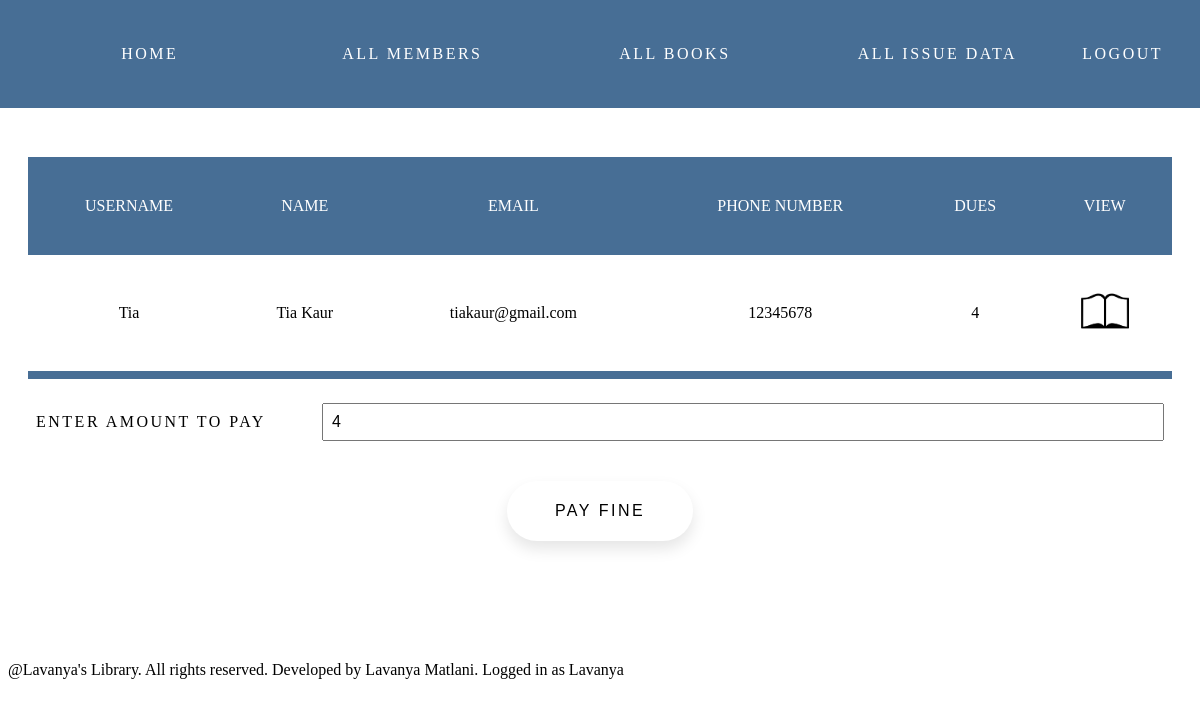
/members/payfine/2 (signed in), run on the app's committed database.
### members/models.py (models this page shows)
class Member(models.Model):
    username = models.CharField(max_length=40,unique=True,null=False,blank=False)
    first_name = models.CharField(max_length=40)
    last_name = models.CharField(max_length=40)
    email = models.EmailField(null=False,blank=False)
    phone_number = models.CharField(max_length=15)
    dues = models.IntegerField(null=False,default=0)

### members/views.py (the view, shortened to what this page needs)
# urls.py: path('payfine/<int:id>',pay_fine,name="pay_fine"),
@login_required(login_url='account:login')
def pay_fine(request,id):
    try:
        member = Member.objects.get(id=id)
        if request.method == "GET":
            return render(request, 'members/payfine.html', context={'member':member})
    except ObjectDoesNotExist:
        return render(request, 'members/payfine.html', context={'message':"Member not found"})

### members/templates/members/payfine.html (shortened to what this page needs)
{% extends 'members/index.html' %}
{% load static %}
{% block content %}
<div class="container">
    {% if member %}
    <table>
        <tr>
            <th>Username</th>
            <th>Name</th>
            <th>Email</th>
            <th>Phone Number</th>
            <th>Dues</th>
            <th>View</th>
        </tr>
        <tr>
            <td>{{ member.username }}</td>
            <td>{{ member.first_name }} {{ member.last_name }}</td>
            <td>{{ member.email }}</td>
            <td>{{ member.phone_number }}</td>
            <td>{{ member.dues }}</td>
            <td><a href="{% url 'members:view_member' id=member.id %}"><img src={% static "members/images/preview.png" %} class="symbol"></a></td>
        </tr>
    </table>
    <form method="POST">
        <div class="form-grid">
            <div>Enter amount to pay</div>
            <div><input type="number" name="dues" value="{{member.dues}}"/></div>
        </div>
        <div class="actionpad">
            <button type="submit" class="yes">Pay Fine</button>
        </div>
    </form>
    {% endif %}
</div>
{% endblock content %}

### members/templates/members/index.html (shortened to what this page needs)
{% load static %}
<!DOCTYPE html>
<html lang="en">
<head>
    <link rel="stylesheet" href="{% static "members/css/style.css" %}">
</head>
<body>
    {% block nav %}
        <nav class="nav">
            <a class="left" href="{% url 'account:home' %}">Home</a>
            <a class="left" href="{% url 'members:index' %}">All Members</a>
            <a class="left" href="{% url 'books:index' %}">All Books</a>
            <a class="left" href="{% url 'bookissue:index' %}"> All Issue Data</a>
            <a class="right" href="{% url 'account:logout' %}">Logout</a>
        </nav>
    {% endblock nav %}
    {% block content %}{% endblock content %}
    {% block footer %}
        <div class="footer">@Lavanya's Library. All rights reserved. Developed by Lavanya Matlani. Logged in as {{ request.user }} </div>
    {% endblock footer %}
</body>
</html>

### members/static/members/css/style.css (style rules this page uses)
html { margin: 0; height: 100%; width: 100%; min-width: fit-content; }
body { margin: 0; }
.symbol { width: 3em; height: 3em; }
.nav { display:flex; align-items: center; background-color: #476e95; box-sizing: border-box; text-align: center; font-size: 1em; text-transform: uppercase; letter-spacing: 2.5px; justify-content: space-between; padding: 1em; }
.left { padding: 1.5em 1em; color: #fff; width: 100%; margin: 5px; margin-right: auto; box-sizing: border-box; text-decoration: none; }
.right { padding: 1.5em 1em; margin: 5px; margin-left: auto; box-sizing: border-box; text-decoration: none; color: #fff; }
th { color: white; padding: 2em 1em; text-transform: uppercase; font-weight: 500; }
td { background-color: white; padding: 2em 1em; }
table { width:100%; text-align: center; border-collapse: separate; border-spacing: 0 0.5em; background-color: #476e95; }
.container { border-radius: 7px; margin: 1%; padding: 1em 1em 4em 1em; }
button { padding: 1.3em 3em; font-size: 1em; text-transform: uppercase; letter-spacing: 2.5px; font-weight: 500; color: #000; background-color: #fff; border: none; border-radius: 45px; box-shadow: 0px 8px 15px rgba(0, 0, 0, 0.1); transition: all 0.3s ease 0s; cursor: pointer; outline: none; }
.actionpad { padding: 1em; text-align: center; }
.form-grid { display: grid; grid-template-columns: 1fr 3fr; align-items: center; text-transform: uppercase; letter-spacing: 2.5px; font-size: 1em; }
.form-grid >div { margin: 0.5em; padding: 1em 0; }
input { width: 100%; padding: 0.5em; font-size: 1em; box-sizing: border-box; }
.footer { margin-top: 2em; margin-right: 0; box-sizing: border-box; left: 0; bottom: 0; width: 100%; padding: 0.5em; }

### data on the page
Member: username "Tia", first_name "Tia", last_name "Kaur", email "tiakaur@gmail.com", phone_number "12345678", dues "4"

### other printed values
{{ request.user }} "Lavanya"
